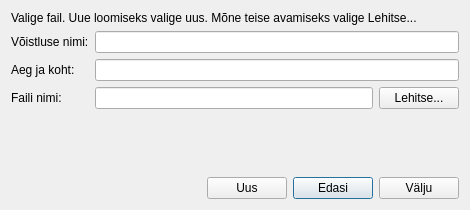
<?xml version="1.0" encoding="UTF-8"?>
<ui version="4.0">
 <class>InitialDialog</class>
 <widget class="QDialog" name="InitialDialog">
  <property name="geometry">
   <rect>
    <x>0</x>
    <y>0</y>
    <width>470</width>
    <height>210</height>
   </rect>
  </property>
  <property name="windowTitle">
   <string>Dialog</string>
  </property>
  <layout class="QVBoxLayout" name="verticalLayout">
   <item>
    <widget class="QLabel" name="titleLabel">
     <property name="text">
      <string>Valige fail. Uue loomiseks valige uus. Mõne teise avamiseks valige Lehitse...</string>
     </property>
     <property name="wordWrap">
      <bool>true</bool>
     </property>
    </widget>
   </item>
   <item>
    <layout class="QGridLayout" name="gridLayout_3">
     <item row="0" column="0">
      <widget class="QLabel" name="competitionNameLabel">
       <property name="text">
        <string>Võistluse nimi:</string>
       </property>
      </widget>
     </item>
     <item row="0" column="1" colspan="2">
      <widget class="QLineEdit" name="competitionNameEdit">
       <property name="toolTip">
        <string>Praegu valitava võistluse nimi</string>
       </property>
       <property name="readOnly">
        <bool>true</bool>
       </property>
      </widget>
     </item>
     <item row="1" column="0">
      <widget class="QLabel" name="timePlaceLabel">
       <property name="text">
        <string>Aeg ja koht:</string>
       </property>
      </widget>
     </item>
     <item row="1" column="1" colspan="2">
      <widget class="QLineEdit" name="timePlaceEdit">
       <property name="toolTip">
        <string>Toimumise aeg ja koht</string>
       </property>
      </widget>
     </item>
     <item row="2" column="0">
      <widget class="QLabel" name="fileNameLabel">
       <property name="text">
        <string>Faili nimi:</string>
       </property>
      </widget>
     </item>
     <item row="2" column="1">
      <widget class="QLineEdit" name="fileNameEdit">
       <property name="toolTip">
        <string>Võistluse faili nimi</string>
       </property>
      </widget>
     </item>
     <item row="2" column="2">
      <widget class="QPushButton" name="browseButton">
       <property name="toolTip">
        <string>Siia vajutades saate otsida teise faili, mida avada</string>
       </property>
       <property name="text">
        <string>Lehitse...</string>
       </property>
      </widget>
     </item>
    </layout>
   </item>
   <item>
    <spacer name="verticalSpacer">
     <property name="orientation">
      <enum>Qt::Vertical</enum>
     </property>
     <property name="sizeHint" stdset="0">
      <size>
       <width>20</width>
       <height>32</height>
      </size>
     </property>
    </spacer>
   </item>
   <item>
    <layout class="QHBoxLayout" name="horizontalLayout_2">
     <item>
      <spacer name="horizontalSpacer_2">
       <property name="orientation">
        <enum>Qt::Horizontal</enum>
       </property>
       <property name="sizeHint" stdset="0">
        <size>
         <width>128</width>
         <height>20</height>
        </size>
       </property>
      </spacer>
     </item>
     <item>
      <widget class="QPushButton" name="newButton">
       <property name="toolTip">
        <string>Siia vajutades saate luua uue võistluse ja faili</string>
       </property>
       <property name="text">
        <string>Uus</string>
       </property>
      </widget>
     </item>
     <item>
      <widget class="QPushButton" name="forwardButton">
       <property name="toolTip">
        <string>Selle võistluse ja faili avamiseks vajutage siia</string>
       </property>
       <property name="text">
        <string>Edasi</string>
       </property>
       <property name="default">
        <bool>true</bool>
       </property>
      </widget>
     </item>
     <item>
      <widget class="QPushButton" name="exitButton">
       <property name="text">
        <string>Välju</string>
       </property>
      </widget>
     </item>
    </layout>
   </item>
  </layout>
 </widget>
 <resources/>
 <connections>
  <connection>
   <sender>forwardButton</sender>
   <signal>clicked()</signal>
   <receiver>InitialDialog</receiver>
   <slot>accept()</slot>
   <hints>
    <hint type="sourcelabel">
     <x>310</x>
     <y>182</y>
    </hint>
    <hint type="destinationlabel">
     <x>277</x>
     <y>133</y>
    </hint>
   </hints>
  </connection>
  <connection>
   <sender>exitButton</sender>
   <signal>clicked()</signal>
   <receiver>InitialDialog</receiver>
   <slot>reject()</slot>
   <hints>
    <hint type="sourcelabel">
     <x>415</x>
     <y>190</y>
    </hint>
    <hint type="destinationlabel">
     <x>384</x>
     <y>134</y>
    </hint>
   </hints>
  </connection>
  <connection>
   <sender>browseButton</sender>
   <signal>clicked()</signal>
   <receiver>InitialDialog</receiver>
   <slot>open()</slot>
   <hints>
    <hint type="sourcelabel">
     <x>392</x>
     <y>112</y>
    </hint>
    <hint type="destinationlabel">
     <x>436</x>
     <y>132</y>
    </hint>
   </hints>
  </connection>
 </connections>
</ui>
